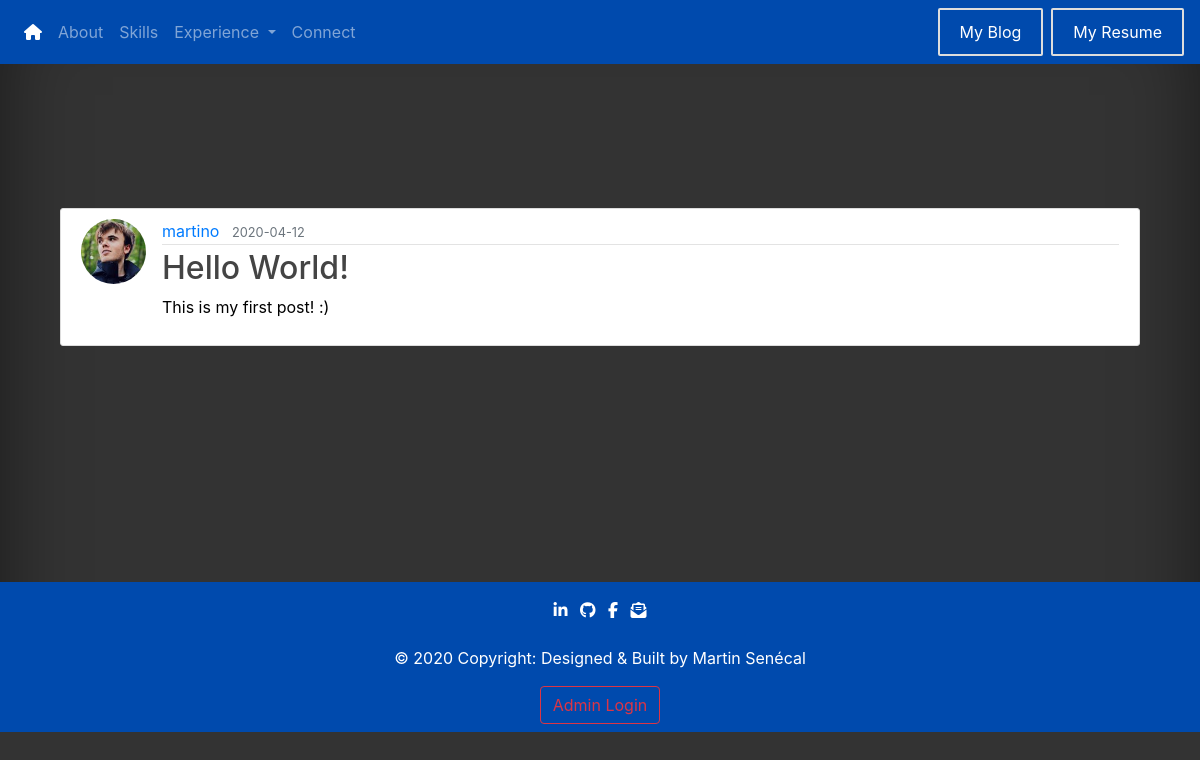
/post/1, run on an earlier commit of the app's database.
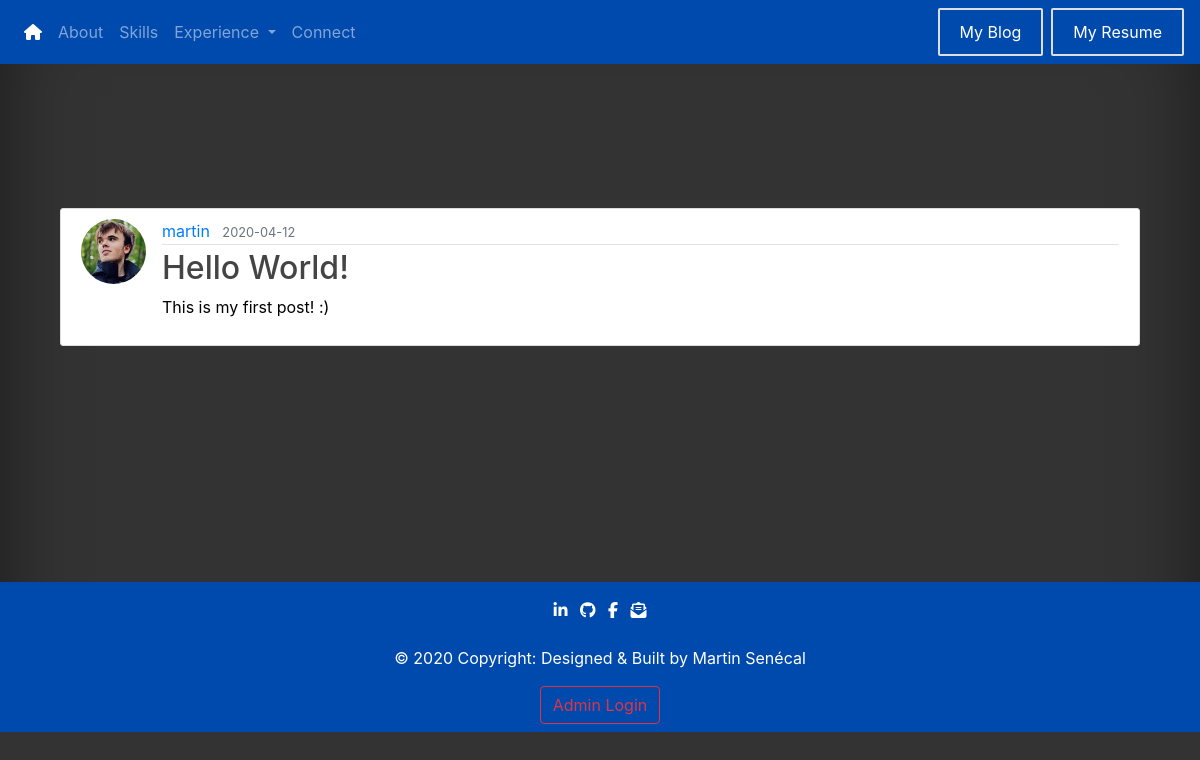
And on a later commit of the database.
### portfolio/models.py (models this page shows, shortened)
class User(db.Model, UserMixin):
    id = db.Column(db.Integer, primary_key=True)  # Way to Identify User.
    username = db.Column(db.String(20), unique=True, nullable=False)  # Unique Username and Mandatory.
    email = db.Column(db.String(100), unique=True, nullable=False)  # Unique Email and Mandatory.
    image_file = db.Column(db.String(20), nullable=False, default='default.jpg')  # Profile Pictures.
    password = db.Column(db.String(60), nullable=False)  # Hash Password
    posts = db.relationship('Post', backref='author', lazy=True)  # Load Data from the same user.

### portfolio/posts/routes.py (the view)
@posts.route("/post/<int:post_id>")  # Custom Route depending on the post.
def post(post_id):
    post = Post.query.get_or_404(post_id)
    return render_template('post.html', post=post)

### portfolio/templates/post.html (shortened to what this page needs)
{% extends "base.html" %}
{% block css %}
    <link rel="stylesheet" type="text/css" href="{{ url_for('static',filename='css/designblog.css') }}">
{% endblock css %}
{% block body %}
    <br>
    <br>
    <br>
    <br>
    <br>
    <br>
    <div class="container">
        <article class="media content-section">
            <img class="rounded-circle article-img"
                 src="{{ url_for('static', filename='profile_pics/' + post.author.image_file) }}">
            <div class="media-body">
                <div class="article-metadata">
                    <a class="mr-2 text-primary" href="#">{{ post.author.username }}</a>
                    <small class="text-muted">{{ post.date_posted.strftime('%Y-%m-%d') }}</small>
                </div>
                <h2 class="article-title">{{ post.title }}</h2>
                <p class="article-content">{{ post.content }}</p>
            </div>
        </article>
    </div>
    <br>
    <br>
    <br>
    <br>
    <br>
    <br>
    <br>
    <br>
    <br>
{% endblock body %}

What changed in the data, as far as the page shows it:
changed User: author.username "martino" → "martin"
